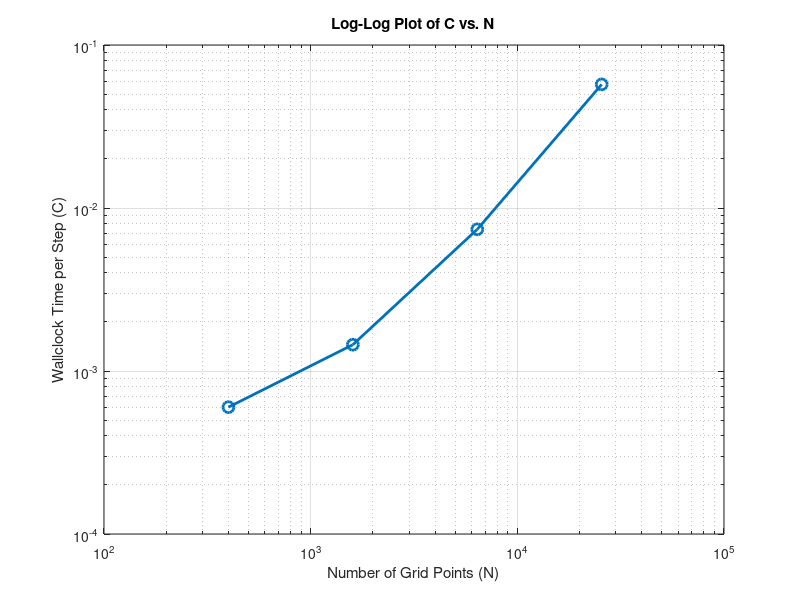

Write MATLAB code to recreate this figure.
% Define collected values of N and C from simulations
N_values = [400, 1600, 6400, 25600];  % Example grid sizes
C_values = [0.0006, 0.00145, 0.0074, 0.057337];  % Example wallclock times per step

% Log transformation
logN = log(N_values);
logC = log(C_values);

% Fit a linear model: logC = α * logN + logβ
p = polyfit(logN, logC, 1);
alpha = p(1);  % The slope corresponds to α

% Plot Log-Log Graph
figure;
loglog(N_values, C_values, 'o-', 'LineWidth', 2, 'MarkerSize', 8);
xlabel('Number of Grid Points (N)');
ylabel('Wallclock Time per Step (C)');
title('Log-Log Plot of C vs. N');
grid on;

% Display estimated exponent
fprintf('Estimated exponent α: %.3f\n', alpha);
